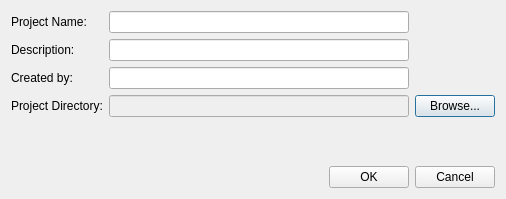
<?xml version="1.0" encoding="UTF-8"?>
<ui version="4.0">
 <class>NewProjectDlg</class>
 <widget class="QDialog" name="NewProjectDlg">
  <property name="geometry">
   <rect>
    <x>0</x>
    <y>0</y>
    <width>506</width>
    <height>199</height>
   </rect>
  </property>
  <property name="windowTitle">
   <string>Create Simulation Project</string>
  </property>
  <layout class="QVBoxLayout" name="verticalLayout_2">
   <item>
    <layout class="QVBoxLayout" name="verticalLayout">
     <item>
      <layout class="QGridLayout" name="gridLayout">
       <item row="2" column="0">
        <widget class="QLabel" name="label_3">
         <property name="text">
          <string>Created by:</string>
         </property>
        </widget>
       </item>
       <item row="0" column="1">
        <widget class="QLineEdit" name="mEdtName"/>
       </item>
       <item row="2" column="1">
        <widget class="QLineEdit" name="mEdtAuthor"/>
       </item>
       <item row="1" column="0">
        <widget class="QLabel" name="label_2">
         <property name="text">
          <string>Description:</string>
         </property>
        </widget>
       </item>
       <item row="0" column="0">
        <widget class="QLabel" name="label">
         <property name="text">
          <string>Project Name:</string>
         </property>
        </widget>
       </item>
       <item row="3" column="0">
        <widget class="QLabel" name="label_4">
         <property name="text">
          <string>Project Directory:</string>
         </property>
        </widget>
       </item>
       <item row="1" column="1">
        <widget class="QLineEdit" name="mEdtDescription"/>
       </item>
       <item row="3" column="1">
        <widget class="QLineEdit" name="mEdtPrjectDir">
         <property name="enabled">
          <bool>false</bool>
         </property>
        </widget>
       </item>
       <item row="3" column="2">
        <widget class="QPushButton" name="mBtBrowse">
         <property name="text">
          <string>Browse...</string>
         </property>
        </widget>
       </item>
      </layout>
     </item>
     <item>
      <spacer name="verticalSpacer_2">
       <property name="orientation">
        <enum>Qt::Vertical</enum>
       </property>
       <property name="sizeHint" stdset="0">
        <size>
         <width>20</width>
         <height>40</height>
        </size>
       </property>
      </spacer>
     </item>
     <item>
      <layout class="QHBoxLayout" name="horizontalLayout">
       <item>
        <spacer name="horizontalSpacer">
         <property name="orientation">
          <enum>Qt::Horizontal</enum>
         </property>
         <property name="sizeHint" stdset="0">
          <size>
           <width>40</width>
           <height>20</height>
          </size>
         </property>
        </spacer>
       </item>
       <item>
        <widget class="QPushButton" name="mBtOk">
         <property name="text">
          <string>OK</string>
         </property>
        </widget>
       </item>
       <item>
        <widget class="QPushButton" name="mBtCancel">
         <property name="text">
          <string>Cancel</string>
         </property>
        </widget>
       </item>
      </layout>
     </item>
    </layout>
   </item>
  </layout>
 </widget>
 <resources/>
 <connections/>
</ui>
